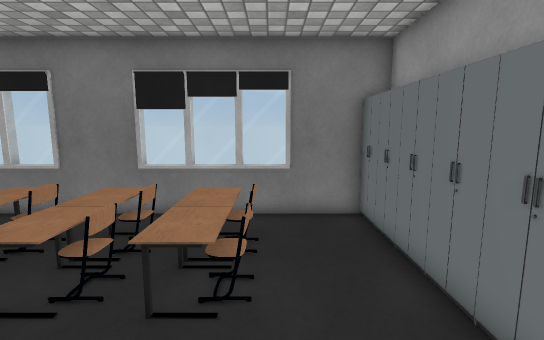
view 1 (above)

16 first-person views from a walk through a 3-D level made in the Unity game engine. The camera is 1.5 m above the floor, tilts 8° down and sees 85° across. Doors are open. The floor is counted in squares, 0.5 m on a side. Each view is taken from the middle of a square. On the plan, view 1 faces up. The plan holds only what a view shows up to about 20 squares ahead; the rest is blank. Some surface patterns are stand-ins.

view 2
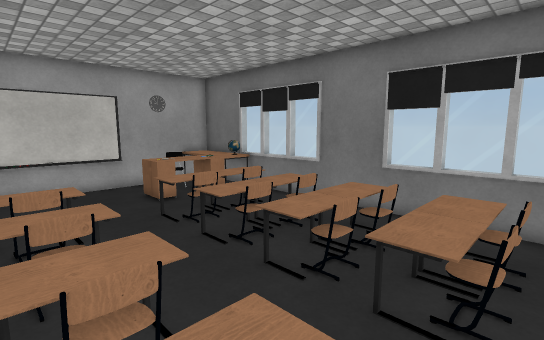

view 3
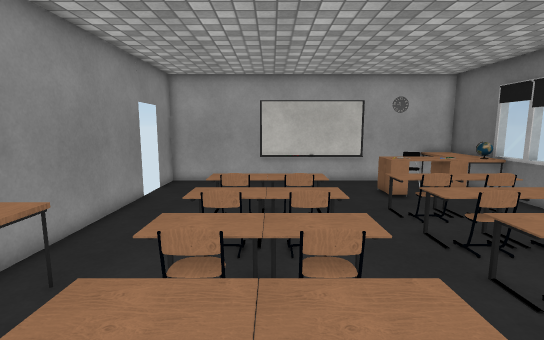

view 4
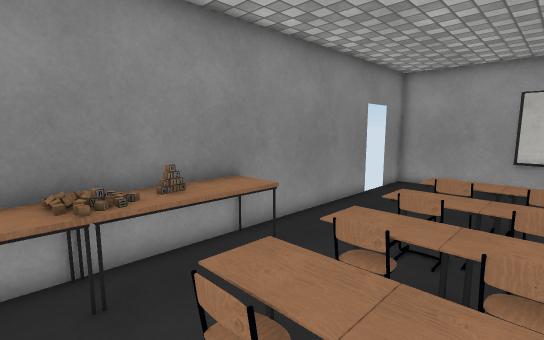

view 5
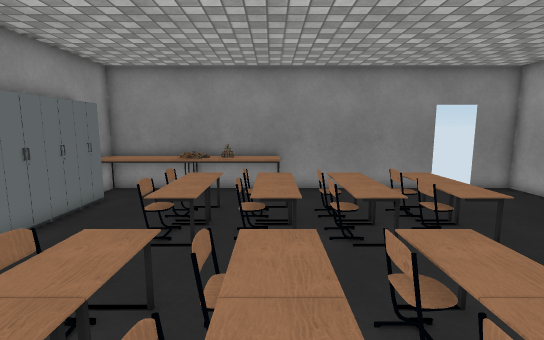

view 6
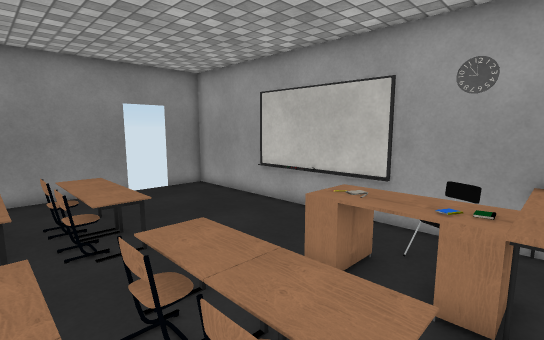

view 7
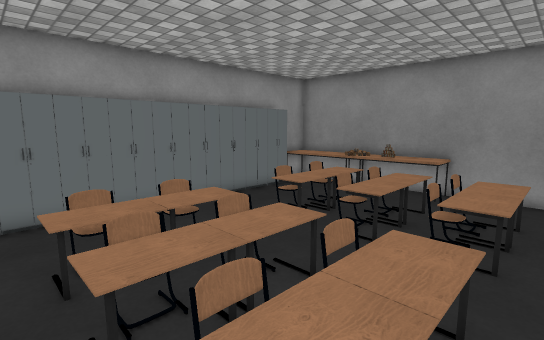

view 8
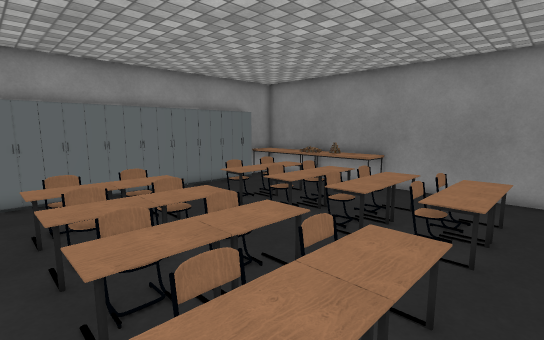

view 9
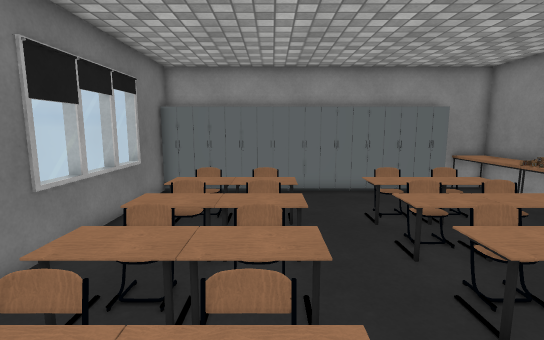

view 10
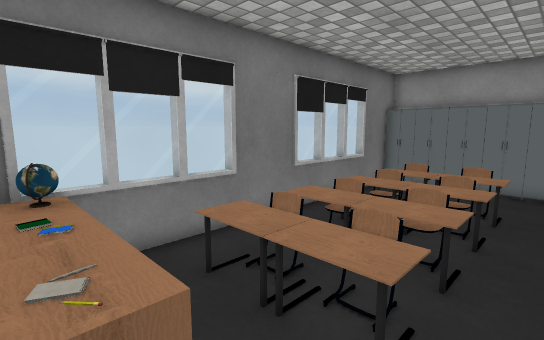

view 11
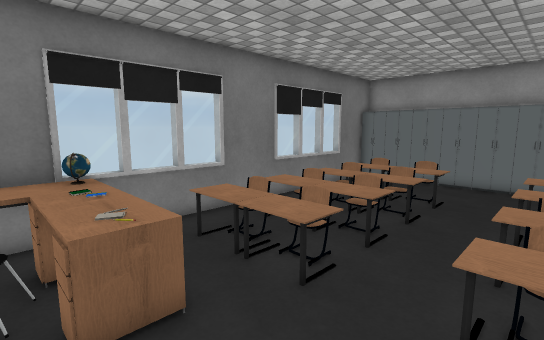

view 12
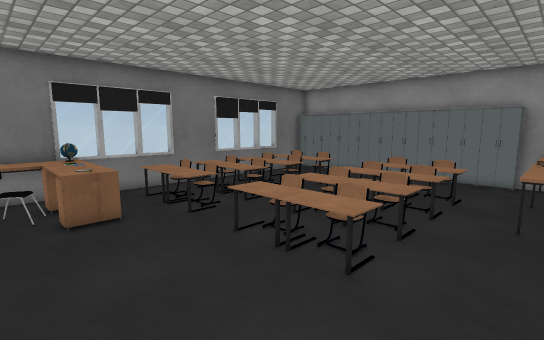

view 13
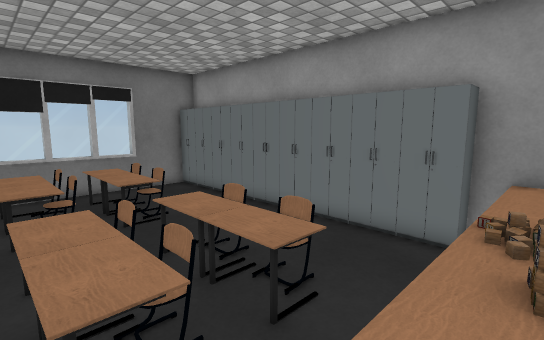

view 14
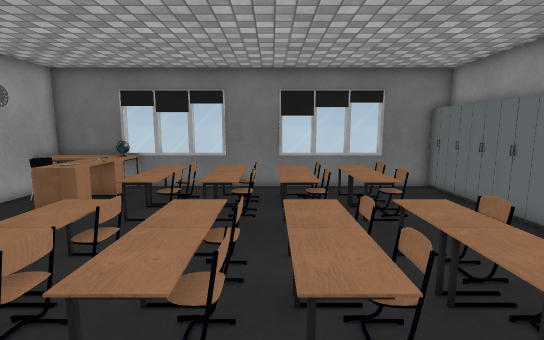

view 15
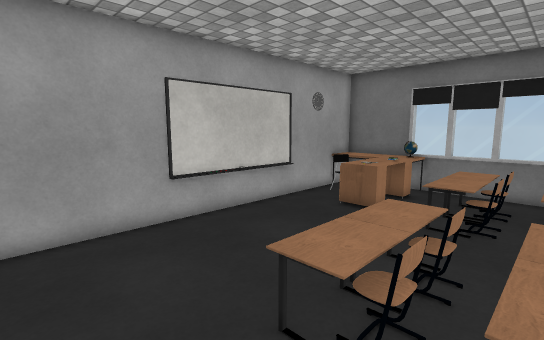

view 16
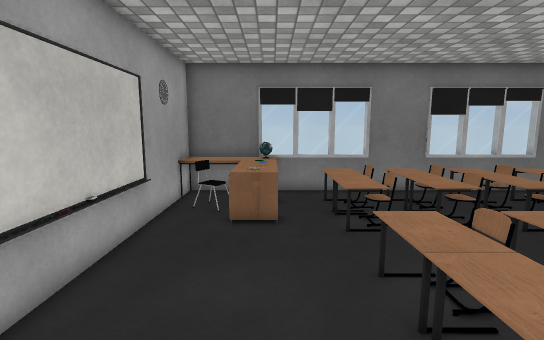

### Floor plan
Key: @ floor where view 1 was taken; # wall or solid block; . floor; D open door; = window, fence, low wall or low ledge; O other object.
Columns run from 16 left of view 1 to 4 right of it. Each row starts with its distance up from view 1.
 11    #OOOOO# #OOOOO#
 10 #OOOO=O=O###O=O=O###
  9 #OOOO..............OO
  8 #O=OO.OOOOOOOOOO...OO
  7 # OOO.OOOOOOOO##...O#
  6 #..OO.OO.OOOOO##...OO
  5 #..OO.OOOOOOOOOOO..OO
  4 #.....OO.OOOO.OO...O#
  3 #..................OO
  2 O.....OO.OOOO.OO...OO
  1 O.....OOOOOOOOOOO..O
  0 #.....OO.OOOOOOO@..OO
 -1 #.....OOOOOOOOOOO..OO
 -2 #.....OO.OOOOOO#...O#
 -3 #..................OO
 -4 #...........OOOOOOOO#
 -5 #...........OOOOOOOO#
 -6 ##DDD################

Positions as (right, up) in squares from view 1, and headings:
1: (0, 0), facing up
2: (0, 0), facing up-left
3: (1, 0), facing left
4: (1, 1), facing down-left
5: (-4, 9), facing down
6: (-7, 9), facing down-left
7: (-8, 9), facing down-right
8: (-11, 9), facing down-right
9: (-11, 5), facing right
10: (-13, 3), facing up-right
11: (-14, 1), facing up-right
12: (-15, -5), facing up-right
13: (-5, -5), facing up-right
14: (-5, -5), facing up
15: (-7, -5), facing up-left
16: (-12, -4), facing up
